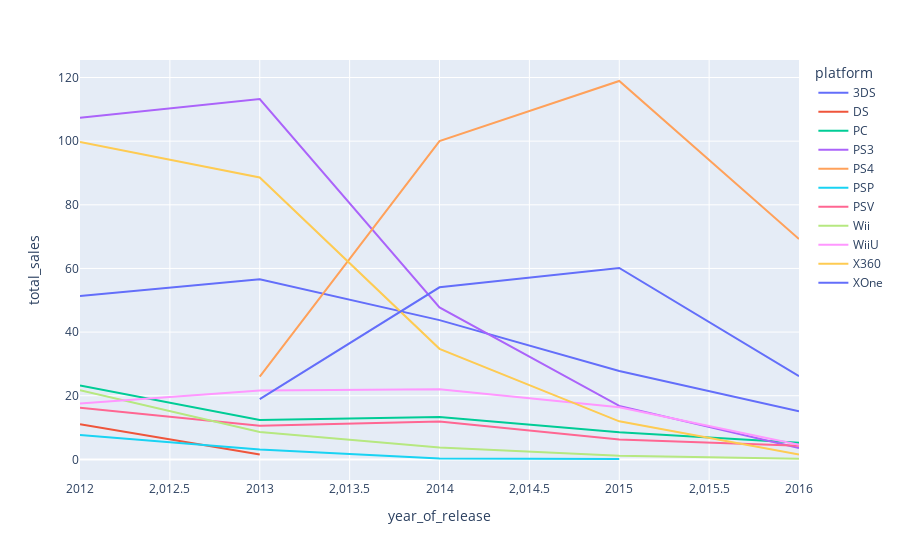

Notebook source saved alongside this figure:
### Code cell
px.line(top_sellers,x="year_of_release",y="total_sales",color="platform")

### Figure 1 — Plotly figure (JSON) as saved in the notebook; plotly's stock layout.template omitted (floating-point values rounded to 4 significant figures)
{"data": [{"hovertemplate": "platform=3DS<br>year_of_release=%{x}<br>total_sales=%{y}<extra></extra>", "legendgroup": "3DS", "line": {"color": "#636efa", "dash": "solid"}, "marker": {"symbol": "circle"}, "mode": "lines", "name": "3DS", "orientation": "v", "showlegend": true, "type": "scatter", "x": [2012, 2013, 2014, 2015, 2016], "xaxis": "x", "y": [51.36, 56.57, 43.76, 27.78, 15.14], "yaxis": "y"}, {"hovertemplate": "platform=DS<br>year_of_release=%{x}<br>total_sales=%{y}<extra></extra>", "legendgroup": "DS", "line": {"color": "#EF553B", "dash": "solid"}, "marker": {"symbol": "circle"}, "mode": "lines", "name": "DS", "orientation": "v", "showlegend": true, "type": "scatter", "x": [2012, 2013], "xaxis": "x", "y": [11.01, 1.54], "yaxis": "y"}, {"hovertemplate": "platform=PC<br>year_of_release=%{x}<br>total_sales=%{y}<extra></extra>", "legendgroup": "PC", "line": {"color": "#00cc96", "dash": "solid"}, "marker": {"symbol": "circle"}, "mode": "lines", "name": "PC", "orientation": "v", "showlegend": true, "type": "scatter", "x": [2012, 2013, 2014, 2015, 2016], "xaxis": "x", "y": [23.22, 12.38, 13.28, 8.52, 5.25], "yaxis": "y"}, {"hovertemplate": "platform=PS3<br>year_of_release=%{x}<br>total_sales=%{y}<extra></extra>", "legendgroup": "PS3", "line": {"color": "#ab63fa", "dash": "solid"}, "marker": {"symbol": "circle"}, "mode": "lines", "name": "PS3", "orientation": "v", "showlegend": true, "type": "scatter", "x": [2012, 2013, 2014, 2015, 2016], "xaxis": "x", "y": [107.4, 113.2, 47.76, 16.82, 3.6], "yaxis": "y"}, {"hovertemplate": "platform=PS4<br>year_of_release=%{x}<br>total_sales=%{y}<extra></extra>", "legendgroup": "PS4", "line": {"color": "#FFA15A", "dash": "solid"}, "marker": {"symbol": "circle"}, "mode": "lines", "name": "PS4", "orientation": "v", "showlegend": true, "type": "scatter", "x": [2013, 2014, 2015, 2016], "xaxis": "x", "y": [25.99, 100, 118.9, 69.25], "yaxis": "y"}, {"hovertemplate": "platform=PSP<br>year_of_release=%{x}<br>total_sales=%{y}<extra></extra>", "legendgroup": "PSP", "line": {"color": "#19d3f3", "dash": "solid"}, "marker": {"symbol": "circle"}, "mode": "lines", "name": "PSP", "orientation": "v", "showlegend": true, "type": "scatter", "x": [2012, 2013, 2014, 2015], "xaxis": "x", "y": [7.69, 3.14, 0.24, 0.12], "yaxis": "y"}, {"hovertemplate": "platform=PSV<br>year_of_release=%{x}<br>total_sales=%{y}<extra></extra>", "legendgroup": "PSV", "line": {"color": "#FF6692", "dash": "solid"}, "marker": {"symbol": "circle"}, "mode": "lines", "name": "PSV", "orientation": "v", "showlegend": true, "type": "scatter", "x": [2012, 2013, 2014, 2015, 2016], "xaxis": "x", "y": [16.19, 10.59, 11.9, 6.25, 4.25], "yaxis": "y"}, {"hovertemplate": "platform=Wii<br>year_of_release=%{x}<br>total_sales=%{y}<extra></extra>", "legendgroup": "Wii", "line": {"color": "#B6E880", "dash": "solid"}, "marker": {"symbol": "circle"}, "mode": "lines", "name": "Wii", "orientation": "v", "showlegend": true, "type": "scatter", "x": [2012, 2013, 2014, 2015, 2016], "xaxis": "x", "y": [21.71, 8.59, 3.75, 1.14, 0.18], "yaxis": "y"}, {"hovertemplate": "platform=WiiU<br>year_of_release=%{x}<br>total_sales=%{y}<extra></extra>", "legendgroup": "WiiU", "line": {"color": "#FF97FF", "dash": "solid"}, "marker": {"symbol": "circle"}, "mode": "lines", "name": "WiiU", "orientation": "v", "showlegend": true, "type": "scatter", "x": [2012, 2013, 2014, 2015, 2016], "xaxis": "x", "y": [17.56, 21.65, 22.03, 16.35, 4.6], "yaxis": "y"}, {"hovertemplate": "platform=X360<br>year_of_release=%{x}<br>total_sales=%{y}<extra></extra>", "legendgroup": "X360", "line": {"color": "#FECB52", "dash": "solid"}, "marker": {"symbol": "circle"}, "mode": "lines", "name": "X360", "orientation": "v", "showlegend": true, "type": "scatter", "x": [2012, 2013, 2014, 2015, 2016], "xaxis": "x", "y": [99.74, 88.58, 34.74, 11.96, 1.52], "yaxis": "y"}, {"hovertemplate": "platform=XOne<br>year_of_release=%{x}<br>total_sales=%{y}<extra></extra>", "legendgroup": "XOne", "line": {"color": "#636efa", "dash": "solid"}, "marker": {"symbol": "circle"}, "mode": "lines", "name": "XOne", "orientation": "v", "showlegend": true, "type": "scatter", "x": [2013, 2014, 2015, 2016], "xaxis": "x", "y": [18.96, 54.07, 60.14, 26.15], "yaxis": "y"}], "layout": {"legend": {"title": {"text": "platform"}, "tracegroupgap": 0}, "margin": {"t": 60}, "xaxis": {"anchor": "y", "domain": [0, 1], "title": {"text": "year_of_release"}}, "yaxis": {"anchor": "x", "domain": [0, 1], "title": {"text": "total_sales"}}}}
